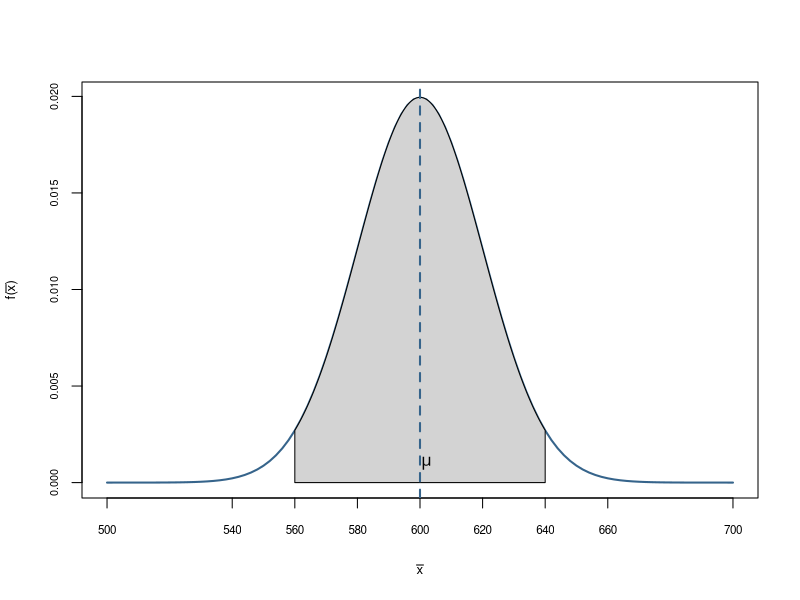
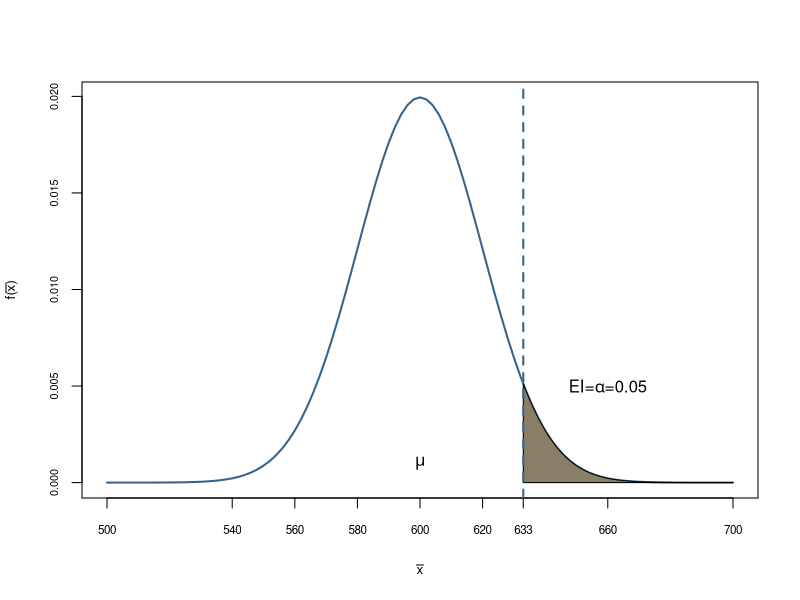
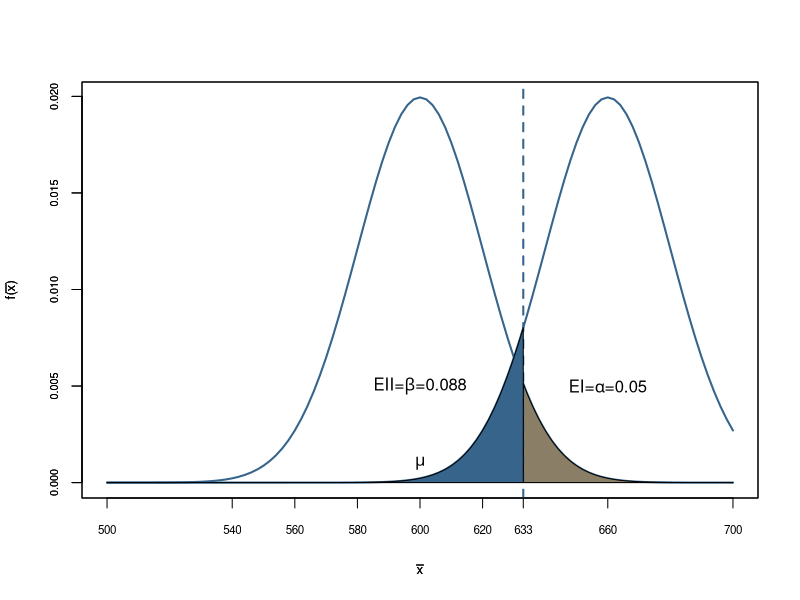
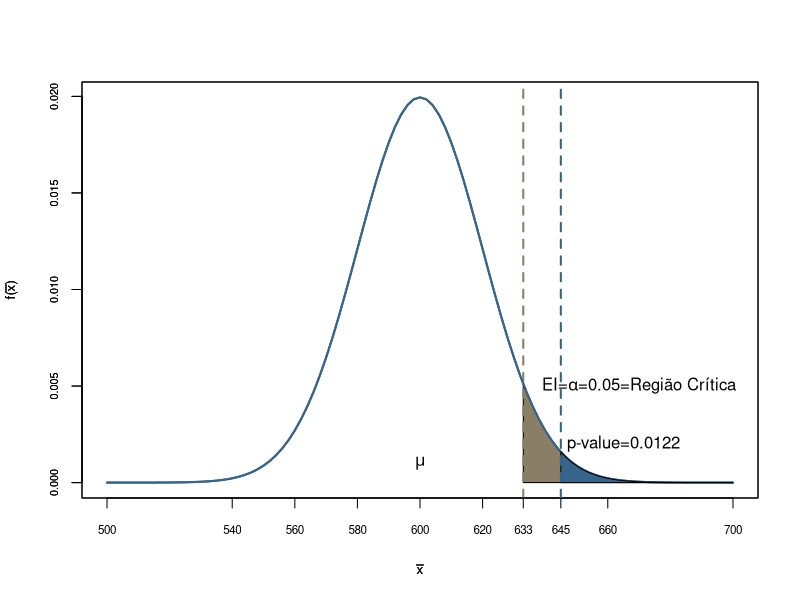

Generate these figures, in order, with R:
## ---- chunk 1
#| echo = TRUE,
#| fig.cap = "Valores típicos da distribuiçao da média sob H0",
#| fig.height = 3.5,
#| fig.width = 7
x<-seq(500,700,0.1) 
fdnorm<-dnorm(x = x, mean = 600, sd=20)   
regiao=seq(560,640,0.01)
cord.x <- c(min(regiao),regiao,max(regiao))
cord.y <- c(0,dnorm(regiao,mean=600, sd=20),0) 
curve(dnorm(x,600,20),xlim=c(500,700),xlab=expression(bar(x)),type="l",
      col="steelblue4",lwd=2, ylab=expression(paste("f(", bar(x),
      ")")),xaxt="n",cex.axis=0.65, cex.lab=0.8 ) 
axis(1,at=c(500,540,560,580, 600, 620, 640,660, 700),labels =
       c(500,540,560,580, 600, 620, 640,660, 700),cex.axis=0.7,
     cex.lab=0.8) 
polygon(cord.x,cord.y,col='lightgray')
abline(v=600, col="steelblue4", lty=2, lwd=2)
text(602, 0.001, expression(mu))

## ---- chunk 2
#| echo = TRUE,
#| fig.cap = "Erro Tipo I e a Região Crítica",
#| fig.height = 3.5,
#| fig.width = 7
x<-seq(500,700,0.1) 
fdnorm<-dnorm(x = x, mean = 600, sd=20)  
fdnorm1<-dnorm(x = x, mean = 660, sd=20)
regiao=seq(633,700,0.01)
cord.x <- c(min(regiao),regiao,max(regiao))
cord.y <- c(0,dnorm(regiao,mean=600, sd=20),0) 
curve(dnorm(x,600,20),xlim=c(500,700),xlab=expression(bar(x)),type="l",
      col="steelblue4",lwd=2, ylab=expression(paste("f(", bar(x),
      ")")),xaxt="n",cex.axis=0.65, cex.lab=0.8 ) 
axis(1,at=c(500,540,560,580, 600, 620, 633,660, 700),labels =
       c(500,540,560,580, 600, 620, 633,660, 700),cex.axis=0.7, cex.lab=0.8) 
polygon(cord.x,cord.y,col='wheat4')
abline(v=633, col="steelblue4", lty=2, lwd=2)
text(600, 0.001, expression(mu))
text(660, 0.005, expression(paste("EI=", alpha, "=0.05")))

## ---- chunk 3
#| echo = TRUE,
#| fig.cap = "Erro Tipo I e a Região Crítica",
#| fig.height = 3.5,
#| fig.width = 7
x<-seq(500,700,0.1) 
fdnorm<-dnorm(x = x, mean = 600, sd=20)  
fdnorm1<-dnorm(x = x, mean = 660, sd=20)
regiao=seq(633,700,0.01)
cord.x <- c(min(regiao),regiao,max(regiao))
cord.y <- c(0,dnorm(regiao,mean=600, sd=20),0) 
curve(dnorm(x,600,20),xlim=c(500,700),xlab=expression(bar(x)),type="l",
      col="steelblue4",lwd=2, ylab=expression(paste("f(", bar(x),
      ")")),xaxt="n",cex.axis=0.65, cex.lab=0.8 ) 
axis(1,at=c(500,540,560,580, 600, 620, 633,660, 700),labels =
       c(500,540,560,580, 600, 620, 633,660, 700),cex.axis=0.7, cex.lab=0.8) 
polygon(cord.x,cord.y,col='wheat4')
abline(v=633, col="steelblue4", lty=2, lwd=2)
text(600, 0.001, expression(mu))
text(660, 0.005, expression(paste("EI=", alpha, "=0.05")))
par(new=TRUE)
curve(dnorm(x,660,20),xlim=c(500,700),xlab=expression(bar(x)),type="l",
      col="steelblue4",lwd=2, ylab=expression(paste("f(", bar(x),
      ")")),xaxt="n",cex.axis=0.65, cex.lab=0.8 ) 
regiao=seq(500,633,0.01)
cord.x <- c(min(regiao),regiao,max(regiao))
cord.y <- c(0,dnorm(regiao,mean=660, sd=20),0)
polygon(cord.x,cord.y,col='steelblue4')
text(600, 0.005, expression(paste("EII=", beta, "=0.088")))

## ---- chunk 4
#| echo = TRUE,
#| fig.cap = "Nível de significância e p-valor",
#| fig.height = 3.5,
#| fig.width = 7
x<-seq(500,700,0.1) 
fdnorm<-dnorm(x = x, mean = 600, sd=20)  
fdnorm1<-dnorm(x = x, mean = 600, sd=20)
regiao=seq(633,700,0.01)
cord.x <- c(min(regiao),regiao,max(regiao))
cord.y <- c(0,dnorm(regiao,mean=600, sd=20),0) 
curve(dnorm(x,600,20),xlim=c(500,700),xlab=expression(bar(x)),type="l",
      col="steelblue4",lwd=2, ylab=expression(paste("f(", bar(x),
      ")")),xaxt="n",cex.axis=0.65, cex.lab=0.8 ) 
axis(1,at=c(500,540,560,580, 600, 620, 633,645,660, 700),labels =
       c(500,540,560,580, 600, 620, 633,645, 660, 700),cex.axis=0.7, cex.lab=0.8) 
polygon(cord.x,cord.y,col='wheat4')
abline(v=633, col="wheat4", lty=2, lwd=2)
text(600, 0.001, expression(mu))
text(670, 0.005, expression(paste("EI=", alpha, "=0.05=Região Crítica")))
par(new=TRUE)
curve(dnorm(x,600,20),xlim=c(500,700),xlab=expression(bar(x)),type="l",
      col="steelblue4",lwd=2, ylab=expression(paste("f(", bar(x),
      ")")),xaxt="n",cex.axis=0.65, cex.lab=0.8 ) 
regiao=seq(645,700,0.01)
cord.x <- c(min(regiao),regiao,max(regiao))
cord.y <- c(0,dnorm(regiao,mean=600, sd=20),0)
polygon(cord.x,cord.y,col='steelblue4')
abline(v=645, col="steelblue4", lty=2, lwd=2)
text(665, 0.002, expression(paste("p-value=0.0122")))
